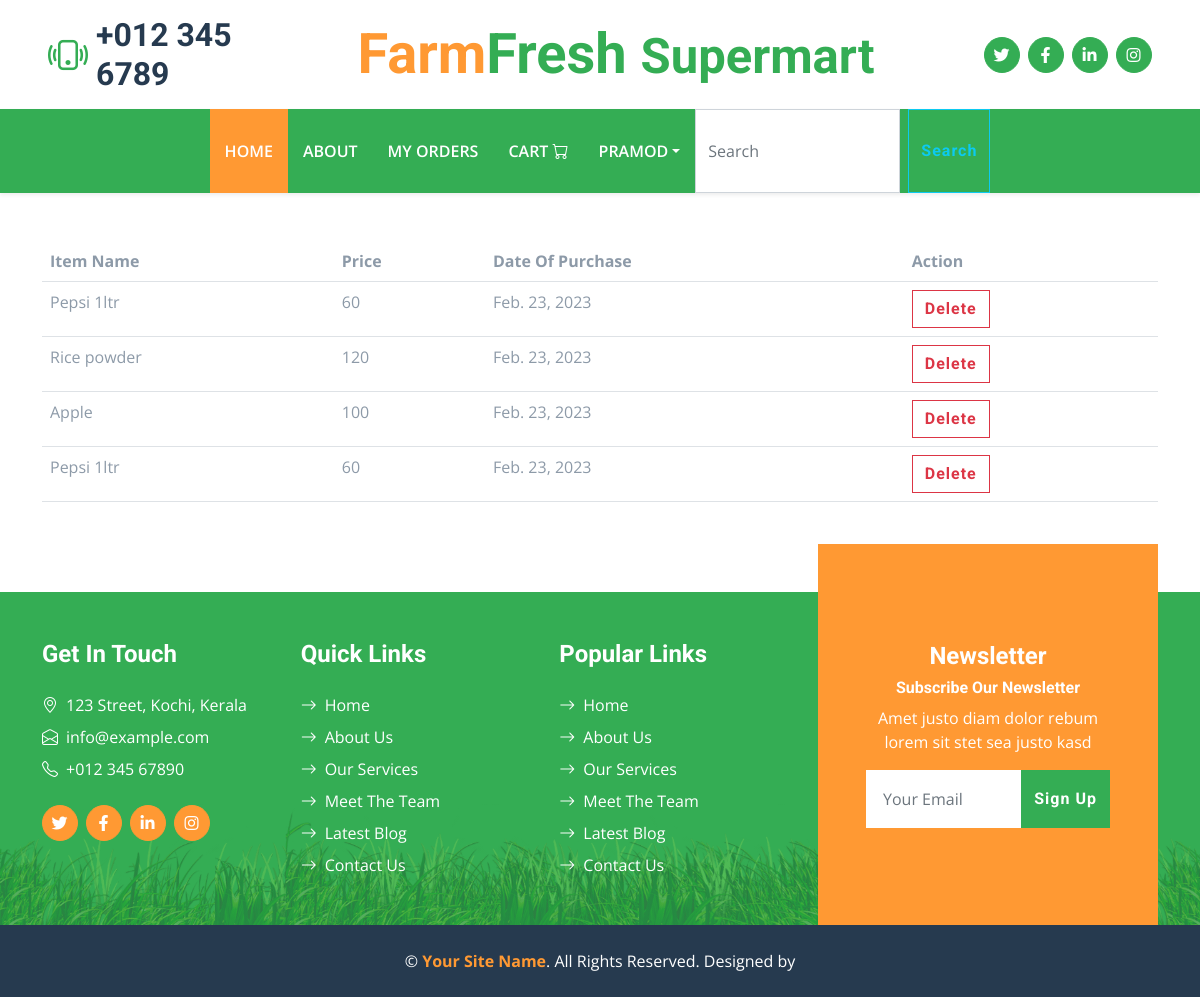
/BillsAndSales/MyOrders (signed in), run on an earlier commit of the app's database.
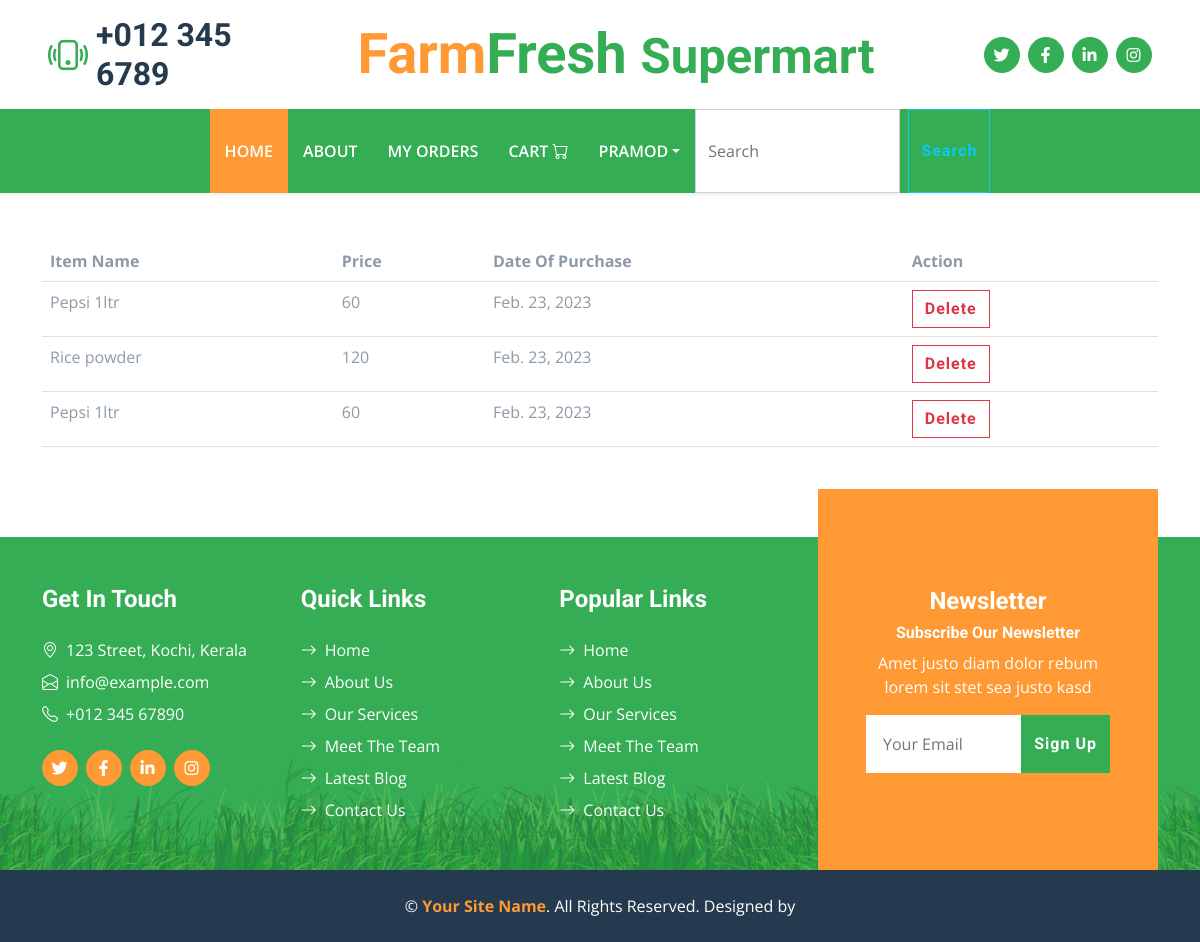
And on a later commit of the database.
### BillsAndSales/models.py (models this page shows)
class CheckoutBill(models.Model):
    product = models.ForeignKey(Products,on_delete=models.CASCADE)
    date = models.DateField(auto_now_add=True)
    customer = models.ForeignKey(User,on_delete=models.CASCADE)
    status = models.BooleanField(default=False)

### products/models.py (models this page shows, shortened)
class Products(models.Model):
    Product_category = models.CharField(max_length=255,choices=(
        ("FreshGoods","FreshGoods"),
        ("Groceries","Groceries"),
        ("Provision",'Provision'),
        ("Cosmetics","Cosmetics"),
        ("Beverages","Beverages"),
        ("Bakeries","Bakeries"),
        ("Other","Other")
    )
                                        )
    Product_Name = models.CharField(max_length=255)
    Product_unit_Price = models.CharField(max_length=255)
    GST = models.CharField(max_length=255)
    Product_Brand = models.CharField(max_length=255)
    Product_Stock = models.CharField(max_length=255)
    Batch_Code = models.CharField(max_length=255)
    product_Image = models.FileField(upload_to="product_image")
    Expairy_Date = models.CharField(max_length=255,null=True,blank=True)
    vender = models.ForeignKey(Venders,on_delete=models.CASCADE,null=True)

### BillsAndSales/views.py (the view)
# urls.py: path("MyOrders",views.MyOrders,name="MyOrders"),
@login_required(login_url="SignIn")
def MyOrders(request):
    context = {'bill':CheckoutBill.objects.filter(customer = request.user)}
    return render(request,"myorders.html",context)

### templates/myorders.html
{% extends "index.html" %}
{% block content %}
<div class="container mt-5">
    <table class="table">
        <tr>
            <th>Item Name</th>
            <th>Price</th>
            <th>Date Of Purchase</th>
            <th>Action</th>
        </tr>
        {% for i in bill %}
        <tr>
            <td>{{i.product.Product_Name}}</td>
            <td>{{i.product.Product_unit_Price}}</td>
            <td>{{i.date}}</td>
            <td><a href="" class="btn btn-outline-danger">Delete</a></td>
        </tr>
        {% endfor %}
    </table>
</div>
{% endblock %}

What changed in the data, as far as the page shows it:
removed CheckoutBill: product.Product_Name "Apple", product.Product_unit_Price "100", date "Feb. 23, 2023"
